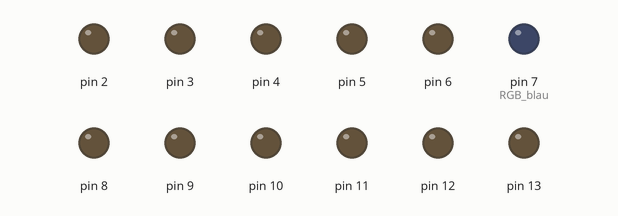
This sketch was run on a simulated Arduino Uno, built with avr-gcc and run on an emulated ATmega328P. Shown: output pins drawn as LEDs (lit = HIGH). Pins used as bus, display or sensor lines are not drawn.

Above: at 0.1 s.
At 3.6 s:
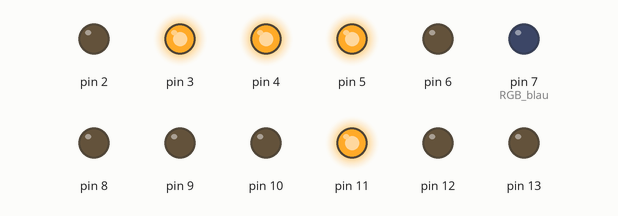
At 11.6 s:
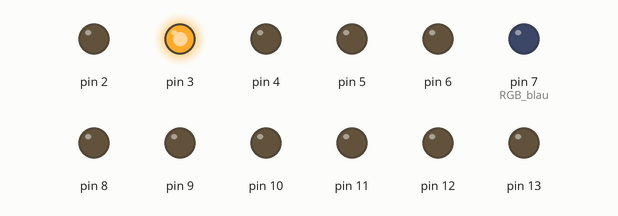
At 21.7 s:
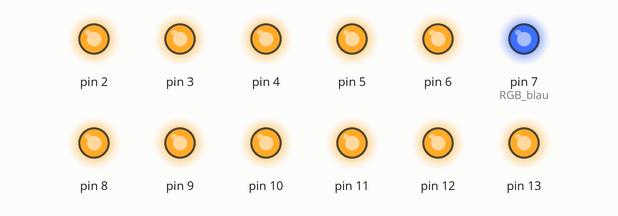
At 31.5 s:
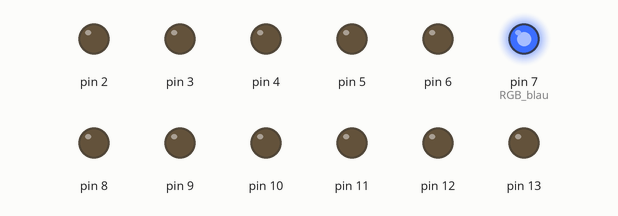
At 37.1 s:
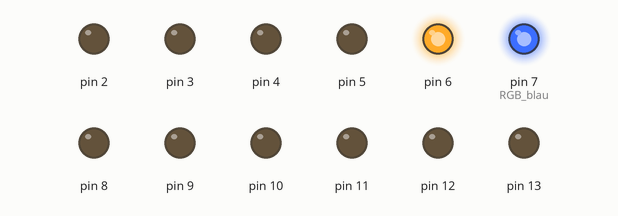
Timing chart, 0 to 40.0 s (numbered marks = the images above):
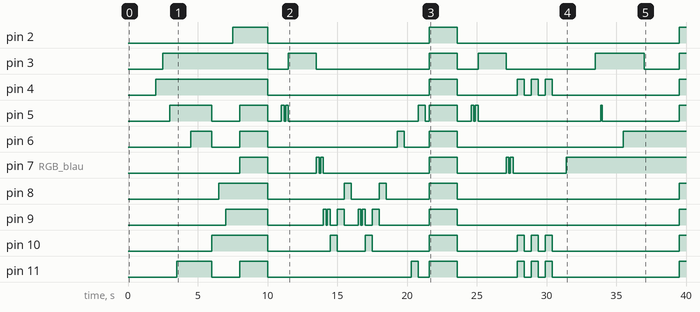

Measured:
- by itself, pin 2: goes HIGH 2.5 s, LOW 11.6 s, HIGH 2.0 s, LOW 15.9 s, then HIGH
- by itself, pin 3: LOW → HIGH at 2.5 s, → LOW 7.5 s later, → HIGH 1.5 s later, → LOW 2.0 s later, … (11 changes in this stretch)
- by itself, pin 4: LOW → HIGH at 2.0 s, → LOW 8.0 s later, → HIGH 11.6 s later, → LOW 2.0 s later, … (11 changes in this stretch)
- by itself, pin 5: LOW → HIGH at 3.0 s, → LOW 3.0 s later, → HIGH 2.0 s later, → LOW 2.0 s later, … (19 changes in this stretch)
- by itself, pin 6: LOW → HIGH at 4.5 s, → LOW 1.5 s later, → HIGH 2.0 s later, → LOW 2.0 s later, … (9 changes in this stretch)
- by itself, pin 7 (RGB_blau): LOW → HIGH at 8.0 s, → LOW 2.0 s later, → HIGH 3.5 s later, → LOW 0.20 s later, … (13 changes in this stretch)
- by itself, pin 8: LOW → HIGH at 6.5 s, → LOW 3.5 s later, → HIGH 5.5 s later, → LOW 0.50 s later, … (9 changes in this stretch)
- by itself, pin 9: LOW → HIGH at 7.0 s, → LOW 3.0 s later, → HIGH 4.0 s later, → LOW 0.20 s later, … (17 changes in this stretch)

The sketch:

sketch_sep19b.ino
```cpp
long x = 0;
long y = 200;
long z = 500;
void setup() {
  Serial.begin(9600);
  pinMode(13, OUTPUT);
  pinMode(12, OUTPUT);
  pinMode(11, OUTPUT);
  pinMode(10, OUTPUT);
  pinMode(9, OUTPUT);
  pinMode(8, OUTPUT);
  pinMode(7, OUTPUT);  //RGB blau
  pinMode(6, OUTPUT);
  pinMode(5, OUTPUT);
  pinMode(4, OUTPUT);
  pinMode(3, OUTPUT);
  pinMode(2, OUTPUT);
  pinMode(1, OUTPUT);   //RGB grün
  pinMode(0, OUTPUT); // RGB rot

  digitalWrite (0, LOW);
  digitalWrite(1, LOW);
  digitalWrite(2, LOW);
  digitalWrite(3, LOW);
  digitalWrite(4, LOW);
  digitalWrite(5, LOW);
  digitalWrite(8, LOW);
  digitalWrite(6, LOW);
  digitalWrite(7, LOW);
  digitalWrite(9, LOW);
  digitalWrite(10, LOW);
  digitalWrite(11, LOW);
  digitalWrite(12, LOW);
  digitalWrite(13, LOW);
  delay(2000);

  digitalWrite (4, HIGH);
  delay (500);
  digitalWrite (3, HIGH);
  delay (500);
  digitalWrite (5, HIGH);
  delay (500);
  digitalWrite (11, HIGH);
  delay (500);
  digitalWrite (1, HIGH);
  delay (500);
  digitalWrite (6, HIGH); //RGB grün
  delay (500);
  digitalWrite (13, HIGH);
  delay (500);
  digitalWrite (12, HIGH); //4,3,12
  delay (500);
  digitalWrite (5, LOW);
  digitalWrite (11, LOW);
  digitalWrite (1, LOW);
  digitalWrite (6, LOW);
  digitalWrite (13, LOW);
  digitalWrite (10, HIGH);
  delay (500);
  digitalWrite (8, HIGH);
  delay (500);
  digitalWrite (9, HIGH);
  delay (500);
  digitalWrite (2, HIGH); //RGB gelb
  digitalWrite (1, HIGH); //RGB gelb
  delay (500);
  digitalWrite (2, LOW);
  digitalWrite (1, LOW);
  digitalWrite (0, HIGH);
  digitalWrite(1, HIGH);
  digitalWrite(2, HIGH);
  digitalWrite(3, HIGH);
  digitalWrite(4, HIGH);
  digitalWrite(5, HIGH);
  digitalWrite(8, HIGH);
  digitalWrite(6, HIGH);
  digitalWrite(7, HIGH);
  digitalWrite(9, HIGH);
  digitalWrite(10, HIGH);
  digitalWrite(11, HIGH);
  digitalWrite(12, HIGH);
  digitalWrite(13, HIGH);
  delay(2000);
  digitalWrite (0, LOW);
  digitalWrite(1, LOW);
  digitalWrite(2, LOW);
  digitalWrite(3, LOW);
  digitalWrite(4, LOW);
  digitalWrite(5, LOW);
  digitalWrite(8, LOW);
  digitalWrite(6, LOW);
  digitalWrite(7, LOW);
  digitalWrite(9, LOW);
  digitalWrite(10, LOW);
  digitalWrite(11, LOW);
  digitalWrite(12, LOW);
  digitalWrite(13, LOW);
  delay (500);

  digitalWrite (13, HIGH);
  delay (200);
  digitalWrite(13, LOW);
  delay (100);
  digitalWrite(13, HIGH);
  delay (200);
  digitalWrite(13, LOW);

  digitalWrite (5, HIGH);
  delay (200);
  digitalWrite(5, LOW);
  delay (100);
  digitalWrite(5, HIGH);
  delay (200);
  digitalWrite(5, LOW);

  digitalWrite (3, HIGH);
  delay (1000);
  digitalWrite (12, HIGH);
  delay (1000);
  digitalWrite (3, LOW);
  digitalWrite (12, LOW);

  digitalWrite (7, HIGH);
  delay (200);
  digitalWrite(7, LOW);
  delay (100);
  digitalWrite(7, HIGH);
  delay (200);
  digitalWrite(7, LOW);
  digitalWrite (9, HIGH); //Lauflicht anfang
  delay (200);
  digitalWrite(9, LOW);
  delay (100);
  digitalWrite(9, HIGH);
  delay (200);
  digitalWrite(9, LOW);
  digitalWrite (10, HIGH);
  delay(500);
  digitalWrite(10, LOW);
  digitalWrite(9, HIGH);
  delay(500);
  digitalWrite(9, LOW);
  digitalWrite(8, HIGH);
  delay(500);
  digitalWrite(8, LOW);
  delay(500);
  digitalWrite (9, HIGH); //Lauflicht wiederholung
  delay (200);
  digitalWrite(9, LOW);
  delay (100);
  digitalWrite(9, HIGH);
  delay (200);
  digitalWrite(9, LOW);
  digitalWrite (10, HIGH);
  delay(500);
  digitalWrite(10, LOW);
  digitalWrite(9, HIGH);
  delay(500);
  digitalWrite(9, LOW);
  digitalWrite(8, HIGH);
  delay(500);
  digitalWrite(8, LOW); //Lauflicht ende
  delay(300);
  digitalWrite(13, HIGH);
  delay(500);
  digitalWrite(13, LOW);
  digitalWrite(6, HIGH);
  delay(500);
  digitalWrite(6, LOW);
  digitalWrite(0, HIGH);
  delay(500);
  digitalWrite(0, LOW);
  digitalWrite(11, HIGH);
  delay(500);
  digitalWrite(11, LOW);
  digitalWrite(5, HIGH);
  delay(500);
  digitalWrite(5, LOW);
  digitalWrite(0, HIGH);
  delay(300);
  digitalWrite(1, HIGH);
  digitalWrite(2, HIGH);
  digitalWrite(3, HIGH);
  digitalWrite(4, HIGH);
  digitalWrite(5, HIGH);
  digitalWrite(8, HIGH);
  digitalWrite(6, HIGH);
  digitalWrite(7, HIGH);
  digitalWrite(9, HIGH);
  digitalWrite(10, HIGH);
  digitalWrite(11, HIGH);
  digitalWrite(12, HIGH);
  digitalWrite(13, HIGH);
  delay(2000);
  digitalWrite (0, LOW);
  digitalWrite(1, LOW);
  digitalWrite(2, LOW);
  digitalWrite(3, LOW);
  digitalWrite(4, LOW);
  digitalWrite(5, LOW);
  digitalWrite(8, LOW);
  digitalWrite(6, LOW);
  digitalWrite(7, LOW);
  digitalWrite(9, LOW);
  digitalWrite(10, LOW);
  digitalWrite(11, LOW);
  digitalWrite(12, LOW);
  digitalWrite(13, LOW);
  delay (500);

  digitalWrite (13, HIGH);
  delay (200);
  digitalWrite(13, LOW);
  delay (100);
  digitalWrite(13, HIGH);
  delay (200);
  digitalWrite(13, LOW);

  digitalWrite (5, HIGH);
  delay (200);
  digitalWrite(5, LOW);
  delay (100);
  digitalWrite(5, HIGH);
  delay (200);
  digitalWrite(5, LOW);

  digitalWrite (3, HIGH);
  delay (1000);
  digitalWrite (12, HIGH);
  delay (1000);
  digitalWrite (3, LOW);
  digitalWrite (12, LOW);

  digitalWrite (7, HIGH);
  delay (200);
  digitalWrite(7, LOW);
  delay (100);
  digitalWrite(7, HIGH);
  delay (200);
  digitalWrite(7, LOW);
  delay(300);
  digitalWrite(4, HIGH); //Blinken anfang
  digitalWrite(10, HIGH);
  digitalWrite(13, HIGH);
  digitalWrite(11, HIGH);
  delay(500);
  digitalWrite(4, LOW);
  digitalWrite(10, LOW);
  digitalWrite(13, LOW);
  digitalWrite(11, LOW);
  delay(500);
  digitalWrite(4, HIGH);
  digitalWrite(10, HIGH);
  digitalWrite(13, HIGH);
  digitalWrite(11, HIGH);
  delay(500);
  digitalWrite(4, LOW);
  digitalWrite(10, LOW);
  digitalWrite(13, LOW);
  digitalWrite(11, LOW);
  delay(500);
  digitalWrite(4, HIGH);
  digitalWrite(10, HIGH);
  digitalWrite(13, HIGH);
  digitalWrite(11, HIGH);
  delay(500);
  digitalWrite(4, LOW);
  digitalWrite(10, LOW);
  digitalWrite(13, LOW);
  digitalWrite(11, LOW);
  delay(500); // Blinken Ende

  delay(300);
  digitalWrite(7, LOW);
  delay (200);
  digitalWrite(7, HIGH);
  delay (100);
  digitalWrite (7, HIGH);
  digitalWrite (12, LOW);
  digitalWrite (3, LOW);
  delay (1000);
  digitalWrite (12, HIGH);
  delay (1000);
  digitalWrite (3, HIGH);
  delay (200);
  digitalWrite(5, LOW);
  delay (200);
  digitalWrite (5, HIGH);
  delay (100);
  digitalWrite(5, LOW);

  digitalWrite(13, LOW);
  delay(200);
  digitalWrite(13, HIGH);
  delay(100);
  digitalWrite(13, LOW);
  delay(200);
  digitalWrite (13, HIGH);

  delay (500);
  digitalWrite(13, LOW);
  digitalWrite(0, HIGH);
  delay(500);
  digitalWrite(6, LOW);
  digitalWrite(6, HIGH);
  delay(500);
  digitalWrite(13, HIGH);
  delay(500);

  digitalWrite(8, LOW);
  delay(500);
  digitalWrite(9, LOW);
  digitalWrite(10, LOW);
  digitalWrite(11, LOW);
  digitalWrite(12, LOW);
  digitalWrite(13, LOW);
  digitalWrite(5, LOW);
  digitalWrite(4, LOW);
  digitalWrite(3, LOW);
  digitalWrite(2, LOW);
  digitalWrite(1, LOW);
  digitalWrite(0, LOW);
  delay(500);

  delay(2000);
  digitalWrite (13, HIGH);
  digitalWrite(12, HIGH);
  digitalWrite(11, HIGH);
  digitalWrite(10, HIGH);
  digitalWrite(9, HIGH);
  digitalWrite(8, HIGH);
  digitalWrite(7, HIGH);
  digitalWrite(6, HIGH);
  digitalWrite(5, HIGH);
  digitalWrite(4, HIGH);
  digitalWrite(3, HIGH);
  digitalWrite(2, HIGH);
  digitalWrite(1, HIGH);
  digitalWrite(0, HIGH);
  delay(2000);
  digitalWrite (0, LOW);
  digitalWrite(1, LOW);
  digitalWrite(2, LOW);
  digitalWrite(3, LOW);
  digitalWrite(4, LOW);
  digitalWrite(5, LOW);
  digitalWrite(8, LOW);
  digitalWrite(6, LOW);
  digitalWrite(7, LOW);
  digitalWrite(9, LOW);
  digitalWrite(10, LOW);
  digitalWrite(11, LOW);
  digitalWrite(12, LOW);
  digitalWrite(13, LOW);
  delay(500);

  digitalWrite(9, LOW);
  delay(200);
  digitalWrite(9, HIGH);
  delay(200);
  digitalWrite(9, LOW);
  digitalWrite (10, HIGH);
  delay(500);
  digitalWrite(10, LOW);
  digitalWrite(9, HIGH);
  delay(500);
  digitalWrite(9, LOW);
  digitalWrite(8, HIGH);
  delay(500);
  digitalWrite(8, LOW);
  delay(500);
  digitalWrite (9, HIGH);
  delay (200);
  digitalWrite(9, LOW);
  delay (100);
  digitalWrite(9, HIGH);
  delay (200);
  digitalWrite(9, LOW);
  digitalWrite (10, HIGH);
  delay(500);
  digitalWrite(10, LOW);
  digitalWrite(9, HIGH);
  delay(500);
  digitalWrite(9, LOW);
  digitalWrite(8, HIGH);
  delay(500);
  digitalWrite(8, LOW);
  delay(300);

  digitalWrite(12, HIGH); //Ende fängt an
  delay(y);
  digitalWrite(12, LOW);
  delay(z);
  digitalWrite(12, HIGH);
  delay(y);
  digitalWrite(12, LOW);
  delay(z);
  digitalWrite(12, HIGH);
  delay(y);
  digitalWrite(12, LOW);
  delay(z);
  digitalWrite(12, HIGH);
  delay(y);
  digitalWrite(12, LOW);
  delay(z);
      digitalWrite(12,HIGH);
      delay(y);
      digitalWrite(12,LOW);
      delay(z);
      digitalWrite(3,HIGH);
      delay(y);
      digitalWrite(3,LOW);
      delay(z);
            digitalWrite(12,HIGH);
      delay(y);
      digitalWrite(12,LOW);
      delay(z);
      digitalWrite(3,HIGH);
      delay(y);
      digitalWrite(3,LOW);
      delay(z);
            digitalWrite(12,HIGH);
      delay(y);
      digitalWrite(12,LOW);
      delay(z);
      digitalWrite(12,HIGH);
      delay(y);
      digitalWrite(12,LOW);
      delay(z);
 for (int n=1000; n>200; ){

    digitalWrite (13, HIGH);
  digitalWrite(12, HIGH);
  digitalWrite(11, HIGH);
  digitalWrite(10, HIGH);
  digitalWrite(9, HIGH);
  digitalWrite(8, HIGH);
  digitalWrite(7, HIGH);
  digitalWrite(6, HIGH);
  digitalWrite(5, HIGH);
  digitalWrite(4, HIGH);
  digitalWrite(3, HIGH);
  digitalWrite(2, HIGH);
  digitalWrite(1, HIGH);
  digitalWrite(0, HIGH);
  delay(n);
    digitalWrite (0, LOW);
  digitalWrite(1, LOW);
  digitalWrite(2, LOW);
  digitalWrite(3, LOW);
  digitalWrite(4, LOW);
  digitalWrite(5, LOW);
  digitalWrite(8, LOW);
  digitalWrite(6, LOW);
  digitalWrite(7, LOW);
  digitalWrite(9, LOW);
  digitalWrite(10, LOW);
  digitalWrite(11, LOW);
  digitalWrite(12, LOW);
  digitalWrite(13, LOW);
  delay(n);

  n = n-200;

 }


  x = millis();
  Serial.println(x);


}

void loop() {
  // put your main code here, to run repeatedly:

}
```
